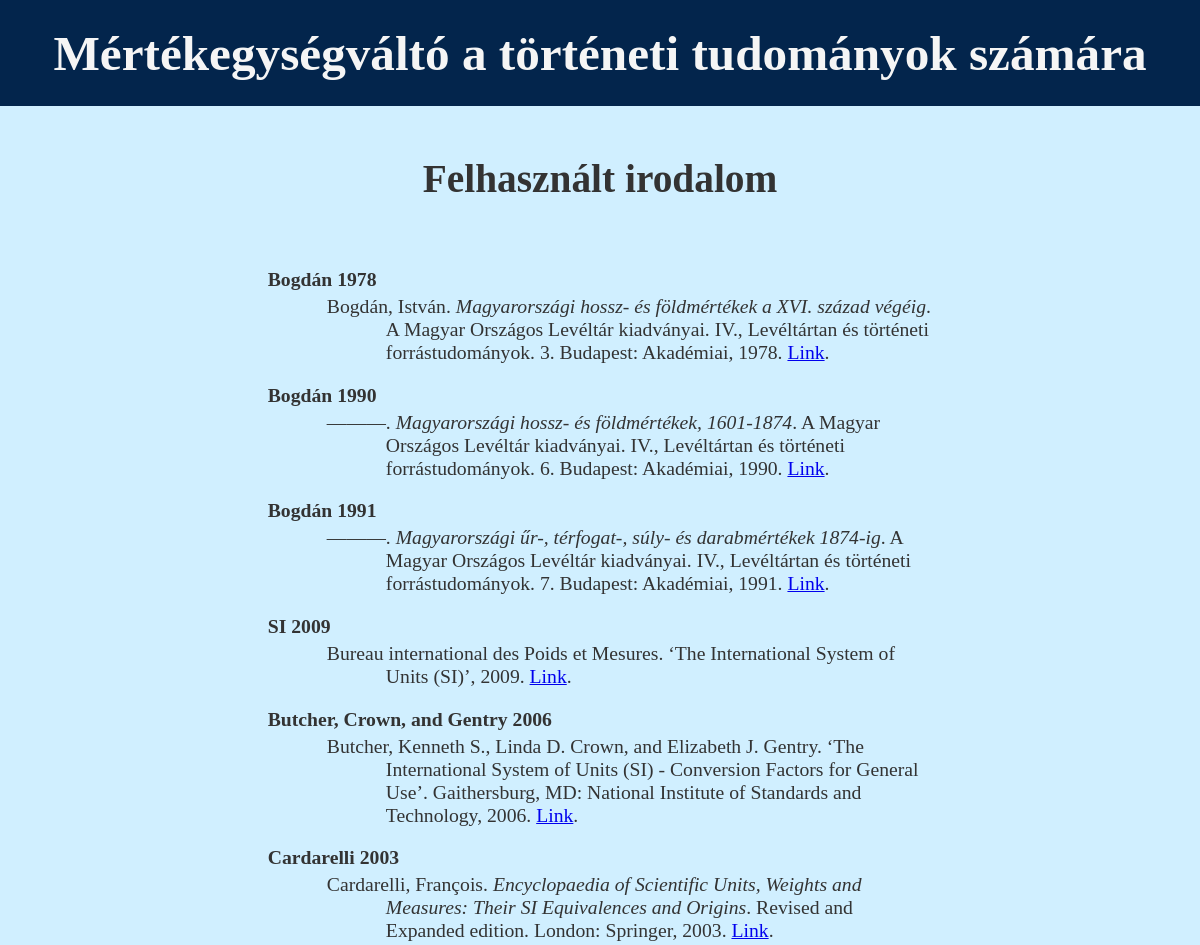
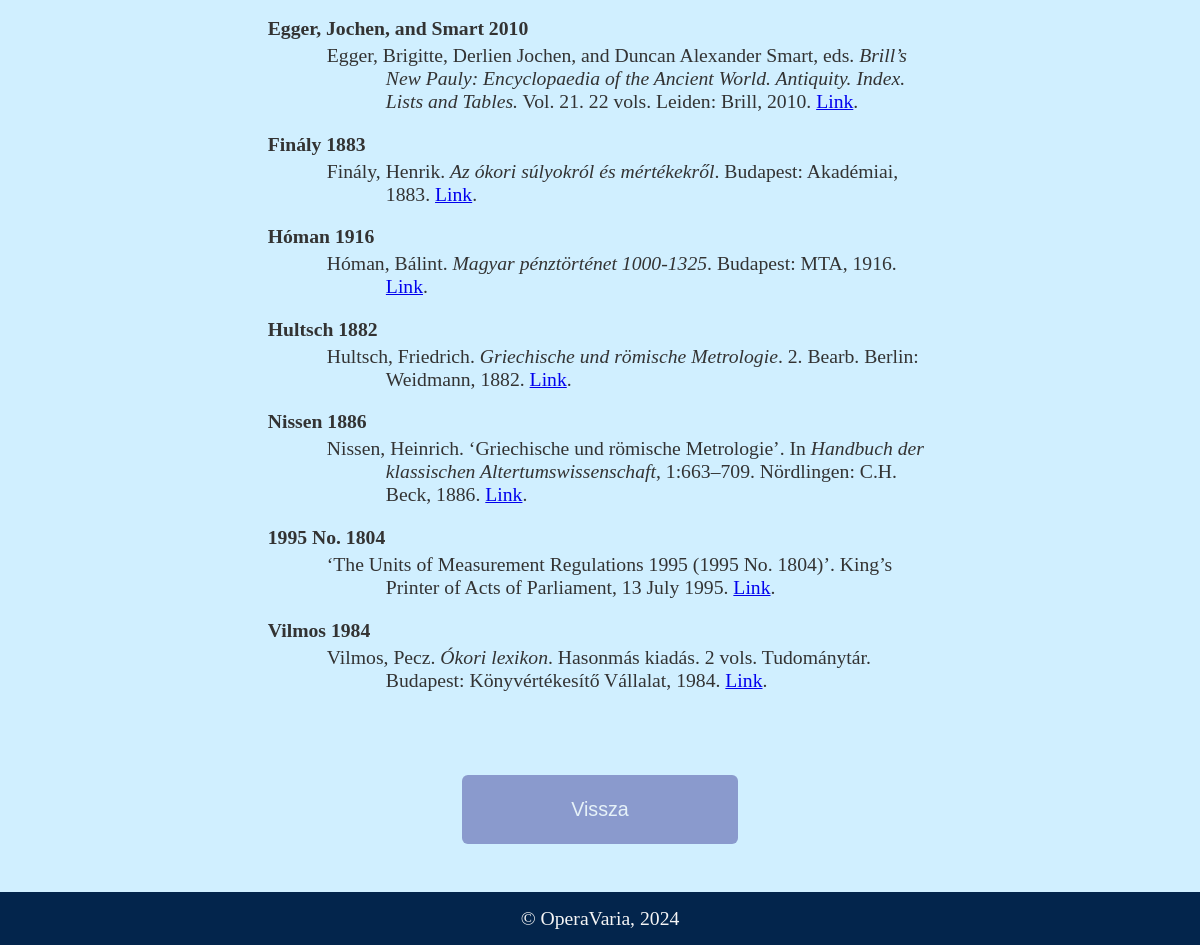
The app's page /about/sources with its own data (2 pictures, top to bottom).
### tables this page shows
CREATE TABLE "source_list" (
	"author_date"	TEXT NOT NULL UNIQUE,
	"bibl_entry"	TEXT NOT NULL,
	"link"	TEXT NOT NULL,
	"html"	TEXT NOT NULL,
	PRIMARY KEY("author_date")
);

### ucw_flask_app.py (the view)
@app.route("/about/sources")
def sources():
    locale = get_locale()
    source_dict = source_dict_setup()
    return render_template("sources.html", locale=locale, current_year=current_year,
                           source_dict=source_dict)

### py_backend/fetch_functions.py (called while the page is built)
def fetch_dict(command, param):
    value_dict = {}
    con = sqlite3.connect("database/unit_database.db")
    cur = con.cursor()
    for key, value in cur.execute(command, param):
        value_dict[key] = value
    con.close()
    return value_dict

### py_backend/setup_functions.py (called while the page is built)
def source_dict_setup():
    command = "SELECT author_date, html FROM source_list"
    param = ()
    source_dict = fetch_dict(command, param)
    return source_dict

### ucw_flask_app.py (called while the page is built)
def get_locale():
    if "locale" in session:
        locale = session["locale"]
    else:
        loc_best = request.accept_languages.best_match(app.config["LANGUAGES"].keys())
        if loc_best is None:
            locale = "en"
        else:
            locale = loc_best
    return locale

### templates/sources.html
{% extends "base.html" %}
{% block main %}
<main class="container about-page">
  <div class="item title" role="none">
    <h1>{{ _("Felhasznált irodalom") }}</h1>
  </div>
  <article class="item bibl-text" title="{{ _('Lista') }}">
    <dl>
      {% for author_date, entry in source_dict.items() %}
      <dt>{{author_date}}</dt>
        <dd>{{entry|safe}}</dd>
      {% endfor %}
    </dl>
  </article>
  <nav class="item full-wide buttons" title="{{ _('Gombok') }}">
    <button data-target="/about" class="link-btn normal">{{ _("Vissza") }}</button>
  </nav>
</main>
{% endblock main %}
{% block footer %}
<p class="footer-text" role="none">
  &copy; OperaVaria, {{current_year}}
</p>
{% endblock footer %}

### templates/base.html (shortened to what this page needs)
<!DOCTYPE html>
<html lang="{{locale}}">
  <head>
    <link
      rel="stylesheet"
      href="{{ url_for('static', filename='css/choices.css') }}">
    <link
      rel="stylesheet"
      href="{{ url_for('static', filename='css/style.css') }}">
  </head>
<body>
    <header class="header container horizontal">
      <h1 data-target="/" class="header-text link-btn anim-link">
        {{ _("Mértékegység&shy;váltó a történeti tudományok számára") }}
      </h1>
    </header>
    {% block main %}{% endblock main %}
    <footer class="footer container horizontal">
      {% block footer %}{% endblock footer %}
    </footer>
  </body>
</html>

### static/css/style.css (style rules this page uses)
html { color: #333333; font-family: Georgia, serif; font-size: calc(15px + 0.390625vw); text-align: center; }
body { background-attachment: fixed; background-color: #d0efff; background-position: top left; background-repeat: no-repeat; margin: auto; }
* { box-sizing: border-box; margin: 0; padding: 0; }
.header { background-color: #03254c; color: #f5f5f5; overflow: hidden; position: sticky; top: 0; transition: 0.4s linear; width: 100%; z-index: 2; }
.footer { background-color: #03254c; bottom: 0; color: #f5f5f5; overflow: hidden; position: sticky; transition: 0.4s linear; width: 100%; z-index: 2; }
.container { align-content: center; align-items: center; display: flex; justify-content: center; }
.horizontal { flex-flow: row wrap; gap: 1vh 1vw; }
.about-page { flex-flow: column wrap; gap: 2vh 1vw; margin: 2vh 1vw; }
.item { padding: 2vh 1vw; }
.title { flex-basis: 100%; margin: 1.5vw; max-width: 80vw; }
.full-wide { flex-basis: 100%; }
.buttons { margin: 2vh 0; }
dt { font-weight: bold; margin-bottom: 0.2em; }
dd { margin-bottom: 1em; margin-left: 6em; text-indent: -3em; }
.bibl-text { width: 70ch; max-width: 70vw; text-align: start; }
.header-text { font-size: 2.5em; padding: 0.5em; }
.footer-text { font-size: 1em; padding: 0.75em; }
button { background-color: #5d63ac; border-radius: 0.3em; border: none; color: #f5f5f5; cursor: pointer; opacity: 0.6; text-align: center; transition: 0.4s; }
button.normal { font-size: 1em; height: 3.5em; width: 14em; }
.anim-link { cursor: pointer; transition: 0.4s; }

### records on screen
source_list: author_date "Bogdán 1978", html "Bogdán, István. Magyarországi hossz- és földmértékek a XVI. század végéig . A Magyar Országos Levéltár kiadványai. IV., Levéltártan és történeti forrástudományok. 3. Budapest: Akadémiai, 1978. Link ."
source_list: author_date "Bogdán 1990", html "———. Magyarországi hossz- és földmértékek, 1601-1874 . A Magyar Országos Levéltár kiadványai. IV., Levéltártan és történeti forrástudományok. 6. Budapest: Akadémiai, 1990. Link ."
source_list: author_date "Bogdán 1991", html "———. Magyarországi űr-, térfogat-, súly- és darabmértékek 1874-ig . A Magyar Országos Levéltár kiadványai. IV., Levéltártan és történeti forrástudományok. 7. Budapest: Akadémiai, 1991. Link ."
source_list: author_date "SI 2009", html "Bureau international des Poids et Mesures. ‘The International System of Units (SI)’, 2009. Link ."
source_list: author_date "Butcher, Crown, and Gentry 2006", html "Butcher, Kenneth S., Linda D. Crown, and Elizabeth J. Gentry. ‘The International System of Units (SI) - Conversion Factors for General Use’. Gaithersburg, MD: National Institute of Standards and Technology, 2006. Link ."
source_list: author_date "Cardarelli 2003", html "Cardarelli, François. Encyclopaedia of Scientific Units, Weights and Measures: Their SI Equivalences and Origins . Revised and Expanded edition. London: Springer, 2003. Link ."
source_list: author_date "Egger, Jochen, and Smart 2010", html "Egger, Brigitte, Derlien Jochen, and Duncan Alexander Smart, eds. Brill’s New Pauly: Encyclopaedia of the Ancient World. Antiquity. Index. Lists and Tables. Vol. 21. 22 vols. Leiden: Brill, 2010. Link ."
source_list: author_date "Finály 1883", html "Finály, Henrik. Az ókori súlyokról és mértékekről . Budapest: Akadémiai, 1883. Link ."
source_list: author_date "Hóman 1916", html "Hóman, Bálint. Magyar pénztörténet 1000-1325 . Budapest: MTA, 1916. Link ."
source_list: author_date "Hultsch 1882", html "Hultsch, Friedrich. Griechische und römische Metrologie . 2. Bearb. Berlin: Weidmann, 1882. Link ."
source_list: author_date "Nissen 1886", html "Nissen, Heinrich. ‘Griechische und römische Metrologie’. In Handbuch der klassischen Altertumswissenschaft , 1:663–709. Nördlingen: C.H. Beck, 1886. Link ."
source_list: author_date "1995 No. 1804", html "‘The Units of Measurement Regulations 1995 (1995 No. 1804)’. King’s Printer of Acts of Parliament, 13 July 1995. Link ."
source_list: author_date "Vilmos 1984", html "Vilmos, Pecz. Ókori lexikon . Hasonmás kiadás. 2 vols. Tudománytár. Budapest: Könyvértékesítő Vállalat, 1984. Link ."

### other values on screen
{{ current_year }} "2024"
